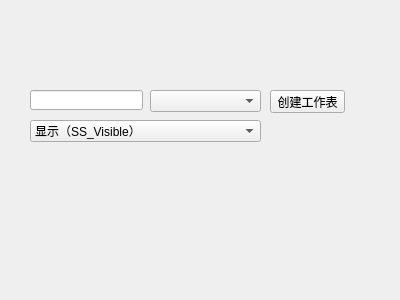
<?xml version="1.0" encoding="UTF-8"?>
<ui version="4.0">
 <class>Test3</class>
 <widget class="QWidget" name="Test3">
  <property name="geometry">
   <rect>
    <x>0</x>
    <y>0</y>
    <width>400</width>
    <height>300</height>
   </rect>
  </property>
  <property name="windowTitle">
   <string>Form</string>
  </property>
  <widget class="QPushButton" name="but_addSheet">
   <property name="geometry">
    <rect>
     <x>270</x>
     <y>90</y>
     <width>75</width>
     <height>23</height>
    </rect>
   </property>
   <property name="text">
    <string>创建工作表</string>
   </property>
  </widget>
  <widget class="QLineEdit" name="line_name">
   <property name="geometry">
    <rect>
     <x>30</x>
     <y>90</y>
     <width>113</width>
     <height>20</height>
    </rect>
   </property>
  </widget>
  <widget class="QComboBox" name="com_sheets">
   <property name="geometry">
    <rect>
     <x>150</x>
     <y>90</y>
     <width>111</width>
     <height>22</height>
    </rect>
   </property>
   <property name="toolTip">
    <string>所有工作表</string>
   </property>
  </widget>
  <widget class="QComboBox" name="com_state">
   <property name="geometry">
    <rect>
     <x>30</x>
     <y>120</y>
     <width>231</width>
     <height>22</height>
    </rect>
   </property>
   <property name="toolTip">
    <string>工作表状态</string>
   </property>
   <item>
    <property name="text">
     <string>显示（SS_Visible）</string>
    </property>
   </item>
   <item>
    <property name="text">
     <string>隐藏（SS_Hidden）</string>
    </property>
   </item>
   <item>
    <property name="text">
     <string>绝对隐藏（SS_VeryHidden）</string>
    </property>
   </item>
  </widget>
 </widget>
 <resources/>
 <connections/>
</ui>
